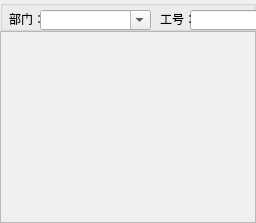
      <widget class="QWidget" name="renyuanxinxi">
       <attribute name="title">
        <string>人员信息</string>
       </attribute>
       <layout class="QVBoxLayout" name="verticalLayout">
        <property name="spacing">
         <number>0</number>
        </property>
        <property name="leftMargin">
         <number>0</number>
        </property>
        <property name="topMargin">
         <number>0</number>
        </property>
        <property name="rightMargin">
         <number>0</number>
        </property>
        <property name="bottomMargin">
         <number>0</number>
        </property>
        <item>
         <widget class="QWidget" name="widget" native="true">
          <property name="maximumSize">
           <size>
            <width>16777215</width>
            <height>62</height>
           </size>
          </property>
          <widget class="QWidget" name="layoutWidget">
           <property name="geometry">
            <rect>
             <x>1</x>
             <y>1</y>
             <width>439</width>
             <height>60</height>
            </rect>
           </property>
           <layout class="QGridLayout" name="gridLayout">
            <item row="0" column="8">
             <widget class="Line" name="line">
              <property name="orientation">
               <enum>Qt::Vertical</enum>
              </property>
             </widget>
            </item>
            <item row="0" column="6">
             <widget class="Line" name="line_2">
              <property name="orientation">
               <enum>Qt::Vertical</enum>
              </property>
             </widget>
            </item>
            <item row="0" column="10">
             <widget class="QToolButton" name="ryxx_tuichu">
              <property name="text">
               <string>退出</string>
              </property>
              <property name="icon">
               <iconset>
                <normaloff>ICO/png/1110305.png</normaloff>ICO/png/1110305.png</iconset>
              </property>
              <property name="iconSize">
               <size>
                <width>36</width>
                <height>36</height>
               </size>
              </property>
              <property name="toolButtonStyle">
               <enum>Qt::ToolButtonTextUnderIcon</enum>
              </property>
              <property name="autoRaise">
               <bool>true</bool>
              </property>
             </widget>
            </item>
            <item row="0" column="4">
             <widget class="QToolButton" name="ryxx_chakan">
              <property name="text">
               <string>查看</string>
              </property>
              <property name="icon">
               <iconset>
                <normaloff>ICO/png/1081662.png</normaloff>ICO/png/1081662.png</iconset>
              </property>
              <property name="iconSize">
               <size>
                <width>36</width>
                <height>36</height>
               </size>
              </property>
              <property name="toolButtonStyle">
               <enum>Qt::ToolButtonTextUnderIcon</enum>
              </property>
              <property name="autoRaise">
               <bool>true</bool>
              </property>
             </widget>
            </item>
            <item row="0" column="0">
             <widget class="QToolButton" name="ryxx_xinzeng">
              <property name="text">
               <string>新增</string>
              </property>
              <property name="icon">
               <iconset>
                <normaloff>ICO/png/1081676.png</normaloff>ICO/png/1081676.png</iconset>
              </property>
              <property name="iconSize">
               <size>
                <width>36</width>
                <height>36</height>
               </size>
              </property>
              <property name="toolButtonStyle">
               <enum>Qt::ToolButtonTextUnderIcon</enum>
              </property>
              <property name="autoRaise">
               <bool>true</bool>
              </property>
             </widget>
            </item>
            <item row="0" column="2">
             <widget class="QToolButton" name="ryxx_xiugai">
              <property name="text">
               <string>修改</string>
              </property>
              <property name="icon">
               <iconset>
                <normaloff>ICO/png/1073170.png</normaloff>ICO/png/1073170.png</iconset>
              </property>
              <property name="iconSize">
               <size>
                <width>36</width>
                <height>36</height>
               </size>
              </property>
              <property name="toolButtonStyle">
               <enum>Qt::ToolButtonTextUnderIcon</enum>
              </property>
              <property name="autoRaise">
               <bool>true</bool>
              </property>
             </widget>
            </item>
            <item row="0" column="7">
             <widget class="QToolButton" name="ryxx_liuchengtiaozhuan">
              <property name="text">
               <string>流程跳转</string>
              </property>
              <property name="icon">
               <iconset>
                <normaloff>ICO/png/1081628.png</normaloff>ICO/png/1081628.png</iconset>
              </property>
              <property name="iconSize">
               <size>
                <width>36</width>
                <height>36</height>
               </size>
              </property>
              <property name="toolButtonStyle">
               <enum>Qt::ToolButtonTextUnderIcon</enum>
              </property>
              <property name="autoRaise">
               <bool>true</bool>
              </property>
             </widget>
            </item>
            <item row="0" column="1">
             <widget class="QToolButton" name="ryxx_shanchu">
              <property name="text">
               <string>删除</string>
              </property>
              <property name="icon">
               <iconset>
                <normaloff>ICO/png/1081640.png</normaloff>ICO/png/1081640.png</iconset>
              </property>
              <property name="iconSize">
               <size>
                <width>36</width>
                <height>36</height>
               </size>
              </property>
              <property name="toolButtonStyle">
               <enum>Qt::ToolButtonTextUnderIcon</enum>
              </property>
              <property name="autoRaise">
               <bool>true</bool>
              </property>
             </widget>
            </item>
            <item row="0" column="5">
             <widget class="QToolButton" name="ryxx_daochu">
              <property name="text">
               <string>导出</string>
              </property>
              <property name="icon">
               <iconset>
                <normaloff>ICO/png/1081656.png</normaloff>ICO/png/1081656.png</iconset>
              </property>
              <property name="iconSize">
               <size>
                <width>36</width>
                <height>36</height>
               </size>
              </property>
              <property name="toolButtonStyle">
               <enum>Qt::ToolButtonTextUnderIcon</enum>
              </property>
              <property name="autoRaise">
               <bool>true</bool>
              </property>
             </widget>
            </item>
            <item row="0" column="3">
             <widget class="Line" name="line_3">
              <property name="orientation">
               <enum>Qt::Vertical</enum>
              </property>
             </widget>
            </item>
            <item row="0" column="9">
             <widget class="QToolButton" name="ryxx_chaxun">
              <property name="text">
               <string>查询</string>
              </property>
              <property name="icon">
               <iconset>
                <normaloff>ICO/png/1168148.png</normaloff>ICO/png/1168148.png</iconset>
              </property>
              <property name="iconSize">
               <size>
                <width>36</width>
                <height>36</height>
               </size>
              </property>
              <property name="toolButtonStyle">
               <enum>Qt::ToolButtonTextUnderIcon</enum>
              </property>
              <property name="autoRaise">
               <bool>true</bool>
              </property>
             </widget>
            </item>
           </layout>
          </widget>
         </widget>
        </item>
        <item>
         <widget class="QGroupBox" name="groupBox">
          <property name="maximumSize">
           <size>
            <width>16777215</width>
            <height>40</height>
           </size>
          </property>
          <property name="title">
           <string/>
          </property>
          <widget class="QLineEdit" name="ryxx_gonghao__text">
           <property name="geometry">
            <rect>
             <x>190</x>
             <y>10</y>
             <width>81</width>
             <height>20</height>
            </rect>
           </property>
           <property name="minimumSize">
            <size>
             <width>81</width>
             <height>20</height>
            </size>
           </property>
           <property name="maximumSize">
            <size>
             <width>81</width>
             <height>20</height>
            </size>
           </property>
          </widget>
          <widget class="QLineEdit" name="ryxx_xingming">
           <property name="geometry">
            <rect>
             <x>320</x>
             <y>10</y>
             <width>81</width>
             <height>20</height>
            </rect>
           </property>
           <property name="minimumSize">
            <size>
             <width>81</width>
             <height>20</height>
            </size>
           </property>
           <property name="maximumSize">
            <size>
             <width>81</width>
             <height>20</height>
            </size>
           </property>
           <property name="cursorMoveStyle">
            <enum>Qt::LogicalMoveStyle</enum>
           </property>
          </widget>
          <widget class="QLabel" name="label_5">
           <property name="geometry">
            <rect>
             <x>555</x>
             <y>11</y>
             <width>31</width>
             <height>16</height>
            </rect>
           </property>
           <property name="maximumSize">
            <size>
             <width>36</width>
             <height>16</height>
            </size>
           </property>
           <property name="text">
            <string>日期：</string>
           </property>
          </widget>
          <widget class="QLabel" name="label_2">
           <property name="geometry">
            <rect>
             <x>9</x>
             <y>11</y>
             <width>31</width>
             <height>16</height>
            </rect>
           </property>
           <property name="maximumSize">
            <size>
             <width>36</width>
             <height>16</height>
            </size>
           </property>
           <property name="styleSheet">
            <string notr="true"/>
           </property>
           <property name="text">
            <string>部门：</string>
           </property>
          </widget>
          <widget class="QLabel" name="label_3">
           <property name="geometry">
            <rect>
             <x>160</x>
             <y>11</y>
             <width>31</width>
             <height>16</height>
            </rect>
           </property>
           <property name="maximumSize">
            <size>
             <width>36</width>
             <height>16</height>
            </size>
           </property>
           <property name="text">
            <string>工号：</string>
           </property>
          </widget>
          <widget class="QLabel" name="label_4">
           <property name="geometry">
            <rect>
             <x>290</x>
             <y>11</y>
             <width>31</width>
             <height>16</height>
            </rect>
           </property>
           <property name="maximumSize">
            <size>
             <width>36</width>
             <height>16</height>
            </size>
           </property>
           <property name="text">
            <string>姓名：</string>
           </property>
          </widget>
          <widget class="QLabel" name="label_6">
           <property name="geometry">
            <rect>
             <x>680</x>
             <y>10</y>
             <width>16</width>
             <height>16</height>
            </rect>
           </property>
           <property name="text">
            <string>至</string>
           </property>
          </widget>
          <widget class="QLabel" name="label_13">
           <property name="geometry">
            <rect>
             <x>410</x>
             <y>10</y>
             <width>60</width>
             <height>20</height>
            </rect>
           </property>
           <property name="maximumSize">
            <size>
             <width>60</width>
             <height>20</height>
            </size>
           </property>
           <property name="text">
            <string>筛选方式：</string>
           </property>
          </widget>
          <widget class="QComboBox" name="ryxx_shaixuan">
           <property name="geometry">
            <rect>
             <x>470</x>
             <y>10</y>
             <width>81</width>
             <height>22</height>
            </rect>
           </property>
           <item>
            <property name="text">
             <string>在职人员</string>
            </property>
           </item>
           <item>
            <property name="text">
             <string>入职日期</string>
            </property>
           </item>
           <item>
            <property name="text">
             <string>生日日期</string>
            </property>
           </item>
           <item>
            <property name="text">
             <string>离职人员</string>
            </property>
           </item>
          </widget>
          <widget class="QComboBox" name="ryxx_bumen_text">
           <property name="geometry">
            <rect>
             <x>40</x>
             <y>10</y>
             <width>111</width>
             <height>20</height>
            </rect>
           </property>
           <property name="maximumSize">
            <size>
             <width>800</width>
             <height>20</height>
            </size>
           </property>
           <property name="editable">
            <bool>true</bool>
           </property>
          </widget>
          <widget class="QTextEdit" name="textEdit">
           <property name="geometry">
            <rect>
             <x>790</x>
             <y>5</y>
             <width>291</width>
             <height>31</height>
            </rect>
           </property>
          </widget>
          <widget class="QLineEdit" name="ryxx_Q_riqi">
           <property name="geometry">
            <rect>
             <x>590</x>
             <y>10</y>
             <width>91</width>
             <height>21</height>
            </rect>
           </property>
          </widget>
          <widget class="QLineEdit" name="ryxx_J_riqi">
           <property name="geometry">
            <rect>
             <x>690</x>
             <y>10</y>
             <width>91</width>
             <height>21</height>
            </rect>
           </property>
          </widget>
         </widget>
        </item>
        <item>
         <widget class="QTableWidget" name="ryxx_tableWidget">
          <property name="sizePolicy">
           <sizepolicy hsizetype="Preferred" vsizetype="Preferred">
            <horstretch>0</horstretch>
            <verstretch>0</verstretch>
           </sizepolicy>
          </property>
          <property name="palette">
           <palette>
            <active>
             <colorrole role="Base">
              <brush brushstyle="SolidPattern">
               <color alpha="255">
                <red>240</red>
                <green>240</green>
                <blue>240</blue>
               </color>
              </brush>
             </colorrole>
            </active>
            <inactive>
             <colorrole role="Base">
              <brush brushstyle="SolidPattern">
               <color alpha="255">
                <red>240</red>
                <green>240</green>
                <blue>240</blue>
               </color>
              </brush>
             </colorrole>
            </inactive>
            <disabled>
             <colorrole role="Base">
              <brush brushstyle="SolidPattern">
               <color alpha="255">
                <red>240</red>
                <green>240</green>
                <blue>240</blue>
               </color>
              </brush>
             </colorrole>
            </disabled>
           </palette>
          </property>
          <property name="autoScroll">
           <bool>true</bool>
          </property>
         </widget>
        </item>
       </layout>
      </widget>
